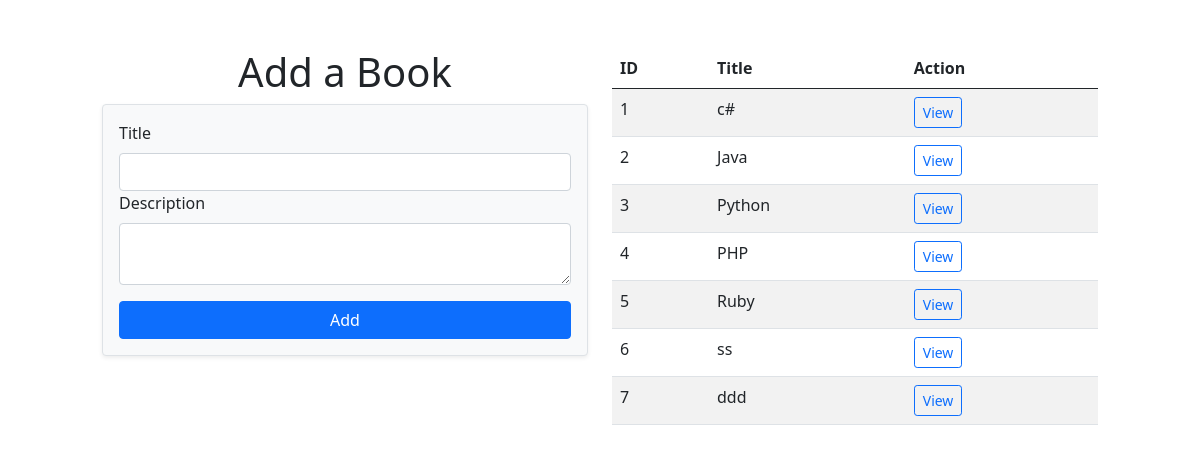
The page /books/ on the database its author committed.
### books_authors_app/models.py (models this page shows)
class Book(models.Model):
    title = models.CharField(max_length=255)
    desc = models.TextField()
    created_at = models.DateTimeField(auto_now_add=True)
    updated_at = models.DateTimeField(auto_now=True)

### books_authors_app/views.py (the view)
# urls.py: path('books/', views.books, name='books'),
def books(request):
    context = {
        "books": Book.objects.all()
    }
    return render(request, 'Books.html', context)

### books_authors_app/templates/Books.html (shortened to what this page needs)
<!DOCTYPE html>
<html lang="en">
<head>
    {% load static %}
    <link href="https://cdn.jsdelivr.net/npm/bootstrap@5.0.2/dist/css/bootstrap.min.css" rel="stylesheet"
>
    <link rel="stylesheet" href="{% static 'css/style.css' %}">
</head>
<body>
    <div class="container">
        <div class="row m-5">
            <div class="col-md-6">
                <h1>Add a Book</h1>
                <form action="/create_book/" method="POST" class="p-3 border rounded shadow-sm bg-light">
                    <div class="row mb-3">
                        <div class="col-md-12">
                            <label for="title" class="form-label">Title</label>
                            <input type="text" id="title" name="title" class="form-control" required>
                        </div>
                        <div class="col-md-12">
                            <label for="description" class="form-label">Description</label>
                            <textarea id="description" name="description" class="form-control" required></textarea>
                        </div>
                    </div>
                    <button type="submit" class="btn btn-primary w-100">
                        Add
                    </button>
                </form>
            </div>
            <div class="col-md-6">
                {% if books.all %}
                <table class="table table-striped mb-0">
                    <thead>
                        <tr>
                            <th>ID</th>
                            <th>Title</th>
                            <th>Action</th>
                        </tr>
                    </thead>
                    <tbody>
                        {% for book in books.all %}
                        <tr>
                            <td>{{ book.id }}</td>
                            <td>{{ book.title }}</td>
                            <td><a href="/books/{{ book.id }}" class="btn btn-sm btn-outline-primary">View</a></td>
                        </tr>
                        {% endfor %}
                    </tbody>
                </table>
                {% else %}
                <p>No books available.</p>
                {% endif %}
            </div>
        </div>
    </div>
</body>
</html>

### books_authors_app/static/css/style.css (style rules this page uses)
* { margin: 0; padding: 0; }
h1 { text-align: center; }

### rows shown on the page
Book: id "1", title "c#"
Book: id "2", title "Java"
Book: id "3", title "Python"
Book: id "4", title "PHP"
Book: id "5", title "Ruby"
Book: id "6", title "ss"
Book: id "7", title "ddd"
